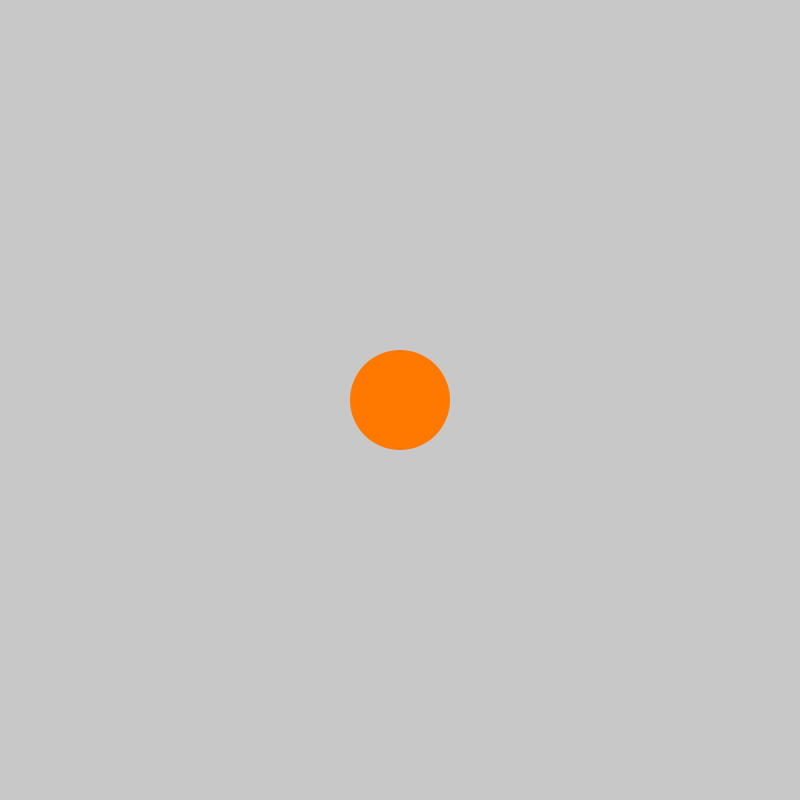
Frame 1 (no input)
Frame 60 (the mouse pressed at the canvas centre just before this capture): identical to frame 1, image omitted
Frame 120 (the mouse held since frame 60 and released just before this capture): identical to frame 1, image omitted

The Processing sketch that drew this single still picture (run headless with seeded random() and noise(); from frame 60 on, the mouse is pressed at the canvas centre):

// Processing sketch: throwBall
// ── throwBall.pde
PShape ball;
float ballWidth = 100;
float ballHeight = 100;
boolean ballIsDragged = false;

PVector ballLocation;
PVector ballVelocity;
PVector releaseSpeed;

PVector mouseLocation;
PVector mouseVelocity;
float averageMouseXVel;
float averageMouseYVel;
PVector averageMouseVel;

PVector lastMouseVel1;
PVector lastMouseVel2;
PVector lastMouseVel3;
PVector lastMouseVel4;
PVector lastMouseVel5;
PVector lastMouseVel6;
PVector lastMouseVel7;
PVector lastMouseVel8;
PVector lastMouseVel9;

float mouseCheck;
float mouseXVel;
float mouseYVel;




void setup() {
  size(800, 800);
  setupBall();
  setupMouse();
}

void draw() {
  background(200,200,200);
  shape(ball, ballLocation.x, ballLocation.y);
  if ((releaseSpeed != null) && (!ballIsDragged)) {
     ballLocation.add(releaseSpeed);
  }
}

void setupBall() {
  ball = createShape(ELLIPSE, 0, 0, ballWidth, ballHeight);
  ball.setFill(color(255, 120, 0));
  ball.setStroke(false);
  
  ballLocation = new PVector(400,400);
  ballVelocity = new PVector(0,0);
}

void setupMouse() {
  mouseLocation = new PVector(mouseX,mouseY);
}

void mouseDragged() {
  if (mouseInRange()) {
    ballIsDragged = true;
    ballLocation.x = mouseX;
    ballLocation.y = mouseY;
  } else {
    ballIsDragged = false;
  }
}

void mouseMoved() {
  ellipse(pmouseX,pmouseY,100,100);
  ellipse(mouseX,mouseY,50,50);
  averageMouseVelocity();
  
  println(lastMouseVel3);
  println(lastMouseVel2);
  println(lastMouseVel1);
  println(lastMouseVel4);
  println(lastMouseVel5);
  println(lastMouseVel6);
  println(lastMouseVel7);
  println(lastMouseVel8);
  println(lastMouseVel9);
  println(mouseVelocity);
  println("Average: " + averageMouseVel);
  println("Ball Velocity: " + releaseSpeed);
}

void mouseReleased() {
  ballIsDragged = false;
  if (mouseInRange()) {
    releaseSpeed = averageMouseVel;
  }
}
void averageMouseVelocity() {
  if ((mouseVelocity != null)) {
  lastMouseVel9 = lastMouseVel8;
  delay(1);
  lastMouseVel8 = lastMouseVel7;
  delay(1);
  lastMouseVel7 = lastMouseVel6;
  delay(1);
  lastMouseVel6 = lastMouseVel5;
  delay(1);
  lastMouseVel5 = lastMouseVel4;
  delay(1);
  lastMouseVel4 = lastMouseVel1;
  delay(1);
  lastMouseVel1 = lastMouseVel2;
  delay(1);
  lastMouseVel2 = lastMouseVel3;
  delay(1);
  lastMouseVel3 = mouseVelocity;
  }
  
  mouseVelocity = new PVector ((mouseX - pmouseX),(mouseY- pmouseY));
  if (
  (mouseVelocity != null) && (lastMouseVel1 != null) && (lastMouseVel2 != null) && (lastMouseVel3 != null) && (lastMouseVel4 != null) && (lastMouseVel5 != null) && (lastMouseVel6 != null)  && (lastMouseVel7 != null) && (lastMouseVel8 != null) && (lastMouseVel9 != null)
  ) {
  averageMouseXVel = ((mouseVelocity.x + lastMouseVel1.x + lastMouseVel2.x + lastMouseVel3.x + lastMouseVel4.x + lastMouseVel5.x + lastMouseVel6.x + lastMouseVel7.x + lastMouseVel8.x + lastMouseVel9.x)/10);
  averageMouseYVel = ((mouseVelocity.y + lastMouseVel1.y + lastMouseVel2.y + lastMouseVel3.y + lastMouseVel4.y + lastMouseVel5.y + lastMouseVel6.y + lastMouseVel7.y + lastMouseVel8.y + lastMouseVel9.y)/10);
  averageMouseVel = new PVector(averageMouseXVel,averageMouseYVel);
  
  line(mouseX,mouseY,(mouseX + averageMouseVel.x * 10), (mouseY + averageMouseVel.y * 10));
  }
}

boolean mouseInRange() {
  mouseCheck = sqrt(((ballLocation.x - mouseX) * (ballLocation.x - mouseX)) + ((ballLocation.y - mouseY) * (ballLocation.y - mouseY)));
  if (mouseCheck < ((ballWidth))/2) {
    return true;
  }
  return false;
}
